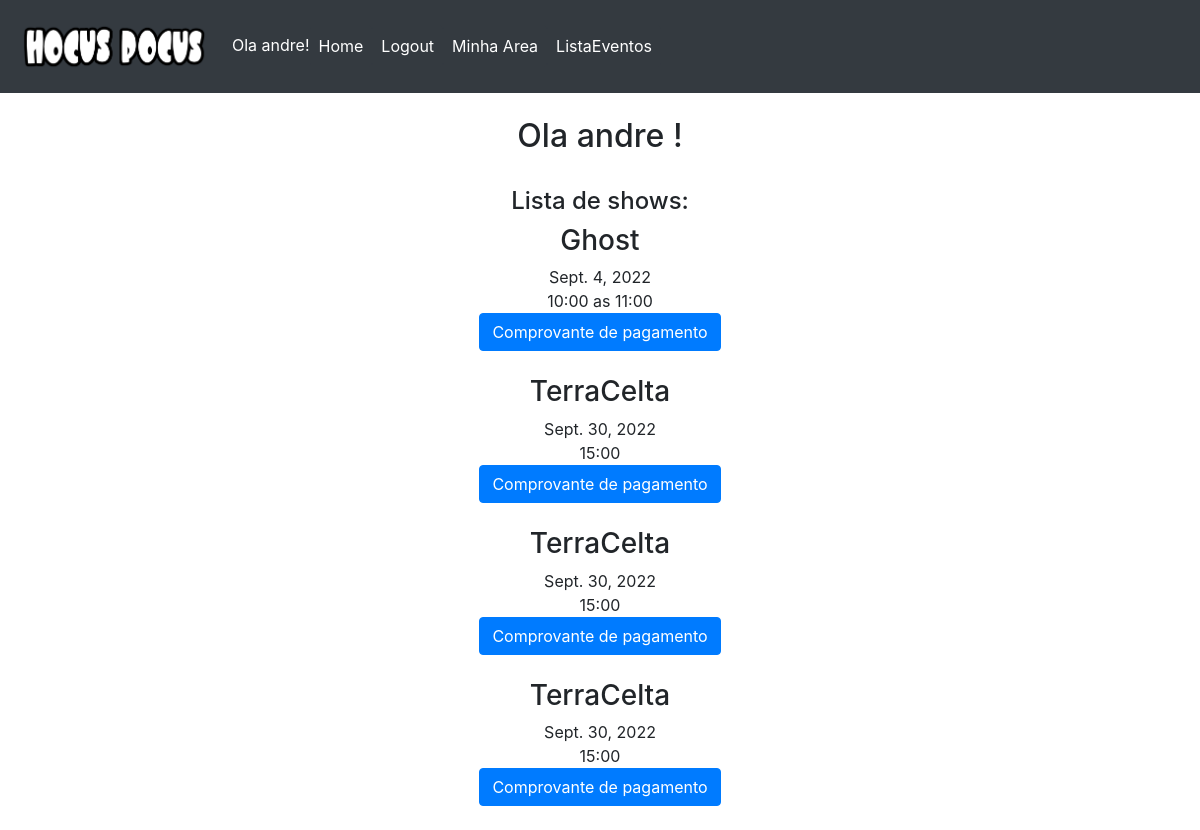
The page /dashboard (signed in) on the database its author committed.
### show/models.py (models this page shows)
class Show(models.Model):
    titulo_show = models.CharField(max_length=100)
    descricao_show = models.CharField(max_length=300)
    horario_do_show = models.CharField(max_length=100, null=True)
    data_do_show = models.DateField(null=True)
    lista_reserva_sr = models.ManyToManyField(NomeLista, related_name="show")
    def __str__(self):
        return self.titulo_show

### usuario/views.py (the view)
# urls.py: path('dashboard', dashboard, name='dashboard'),
def dashboard(request):
    if request.method == 'POST' and request.FILES['imagem']:
        id = request.POST['id']
        imagem = request.FILES['imagem']
        fss = FileSystemStorage()
        fss.save(imagem.name, imagem)
        recibo = NomeLista.objects.filter(id=id)
        recibo.update(comprovante=imagem)
        if request.user.is_authenticated:
            usuario = request.user.usuario.usuario
            cpf = request.user.usuario.cpf
            nome = NomeLista.objects.filter(cpf=cpf)
            show = Show.objects.filter(lista_reserva_sr__nome=usuario)
            dados = {
                'nome': nome,
                'eventos': show
            }
        return render(request, 'dashboard.html', dados)
    else:
        if request.user.is_authenticated:
            usuario = request.user.usuario.usuario
            cpf = request.user.usuario.cpf
            nome = NomeLista.objects.filter(cpf=cpf)
            show = Show.objects.filter(lista_reserva_sr__nome=usuario)
            dados = {
                'nome': nome,
                'eventos': show
            }
            return render(request, 'dashboard.html', dados)
        else:
            return redirect('home')

### templates/dashboard.html (shortened to what this page needs)
{% extends 'base.html' %}
{% load static %}
{% block content %}
<body>
<div class="container mt-4 text-center">
    <h2> Ola {{ user.username }} ! </h2><br>
    <h4>Lista de shows:</h4>
{% for evento in eventos %}
<h3>{{ evento }}</h3>
{{ evento.data_do_show }}<br>
{{ evento.horario_do_show }}<br>
<button type="button" class="btn btn-primary mb-4" data-toggle="modal" data-target="#{{ evento }}">
  Comprovante de pagamento
</button>
    <br>
{% endfor %}
{% for evento in eventos %}
{% for area in evento.lista_reserva_sr.all %}
        </div>
    {% endfor %}
{% endfor %}
{% endblock %}

### templates/partials/_head.html (shortened to what this page needs)
{% load static %}
  <nav class="navbar navbar-expand-lg navbar-dark bg-dark " >
    <a class="navbar-brand " href="#" ><img src="{% static 'LogoHocus.png' %}" class="img-fluid " width="200"  ></a>
      <div class="collapse navbar-collapse"  id="navbarSupportedContent">
        <ul class="navbar-nav" style="text-align: center">
            {% if user.is_authenticated %}
            <li class="nav-item badge-dark mt-2"> Ola {{ user.username }}! </li>
          <li class="nav-item active ">
            <a class="nav-link btn  btn-dark " href="{% url 'home' %}">Home </a>
          </li>
            <li class="nav-item active">
              <a class="nav-link btn  btn-dark " href="{% url 'logout' %}">Logout</a></li>
              <li class="nav-item active">
                <a class="nav-link btn  btn-dark " href="{% url 'dashboard' %}">Minha Area</a></li>
          {% endif %}
          {% if request.user.is_staff %}
          <li class="nav-item active ">
            <a class="nav-link btn btn-dark" href="{% url 'listaevento' %}">ListaEventos</a></li>
          {% endif %}
        </ul>
      </div>
  </nav>

### rows shown on the page
Show: titulo_show "Ghost", data_do_show "Sept. 4, 2022", horario_do_show "10:00 as 11:00"
Show: titulo_show "TerraCelta", data_do_show "Sept. 30, 2022", horario_do_show "15:00"

### other values the page prints
{{ user.username }} "andre"
